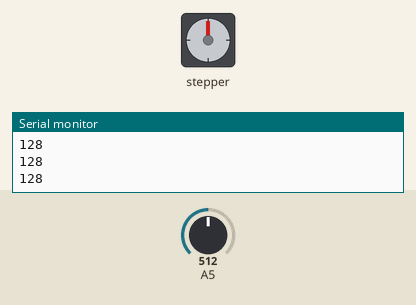
Bench run of a sketch on a simulated Arduino Uno, built with avr-gcc and run on an emulated ATmega328P. Shown: stepper motor, the last lines printed to the serial monitor. The inputs (shaded band) are chosen by the test bench; at power-on: A5 = 512. Stepper angles assume 2048 steps per turn.

Above: at 1.2 s.
1.3 s: A5 set to 0
4.3 s: A5 set to 122
At 4.39 s:
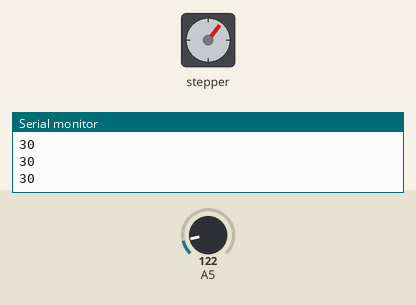
7.3 s: A5 set to 0
At 8.2 s:
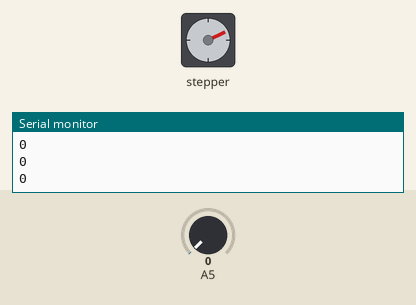
Timing chart, 0 to 26.9 s (numbered marks = the images above; inputs shaded):
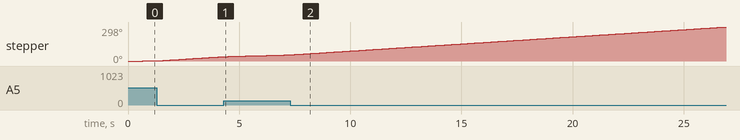

The sketch:

stepper.ino
```cpp
#include <Stepper.h>

const int spr = 64;
Stepper testStepper(spr, 8, 9, 10, 11);
int minSpeed = 10;


void setup() {
  Serial.begin(9600);
  testStepper.setSpeed(250);
//  testStepper.setSpeed(readNob(minSpeed));
}

void loop() {

  testStepper.step(1);
  delay(readNob(minSpeed));

}

int readNob(int minValue) {
  int nob = analogRead(A5) / 4;
  Serial.println(nob);
  return max(minValue, nob);
}
```
